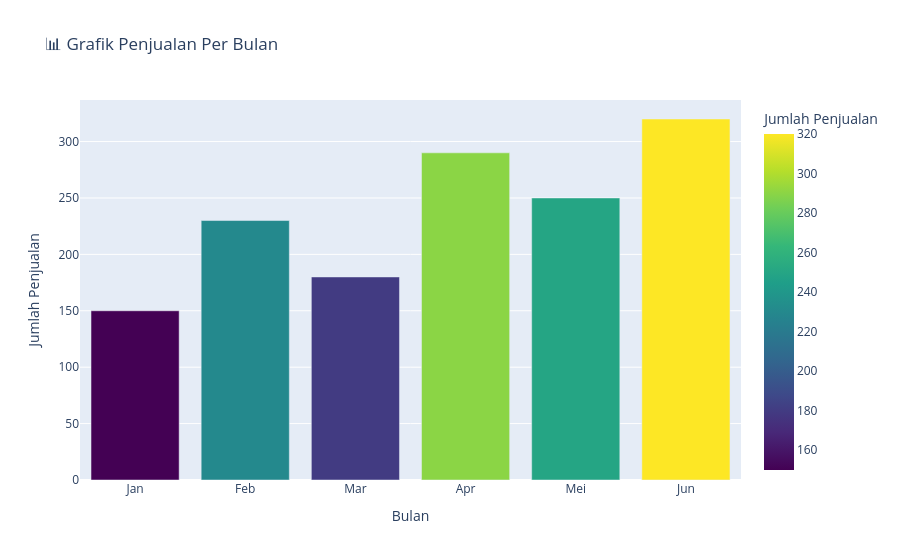

Notebook source saved alongside this figure:
### Markdown cell above
## Contoh 1: Bar Chart dengan Plotly Express

### Code cell
# Membuat bar chart sederhana
fig_bar = px.bar(df, x='Bulan', y='Penjualan',
                 title='📊 Grafik Penjualan Per Bulan',
                 labels={'Penjualan': 'Jumlah Penjualan', 'Bulan': 'Bulan'},
                 color='Penjualan',
                 color_continuous_scale='Viridis')
fig_bar.show()

### Figure 1 — Plotly figure (JSON) as saved in the notebook; plotly's stock layout.template omitted (floating-point values rounded to 4 significant figures)
{"data": [{"hovertemplate": "Bulan=%{x}<br>Jumlah Penjualan=%{marker.color}<extra></extra>", "legendgroup": "", "marker": {"color": [150, 230, 180, 290, 250, 320], "coloraxis": "coloraxis", "pattern": {"shape": ""}}, "name": "", "orientation": "v", "showlegend": false, "textposition": "auto", "type": "bar", "x": ["Jan", "Feb", "Mar", "Apr", "Mei", "Jun"], "xaxis": "x", "y": [150, 230, 180, 290, 250, 320], "yaxis": "y"}], "layout": {"barmode": "relative", "coloraxis": {"autocolorscale": false, "colorbar": {"title": {"text": "Jumlah Penjualan"}}, "colorscale": [[0, "#440154"], [0.1111, "#482878"], [0.2222, "#3e4989"], [0.3333, "#31688e"], [0.4444, "#26828e"], [0.5556, "#1f9e89"], [0.6667, "#35b779"], [0.7778, "#6ece58"], [0.8889, "#b5de2b"], [1, "#fde725"]]}, "legend": {"tracegroupgap": 0}, "title": {"text": "📊 Grafik Penjualan Per Bulan"}, "xaxis": {"anchor": "y", "domain": [0, 1], "title": {"text": "Bulan"}}, "yaxis": {"anchor": "x", "domain": [0, 1], "title": {"text": "Jumlah Penjualan"}}}}
